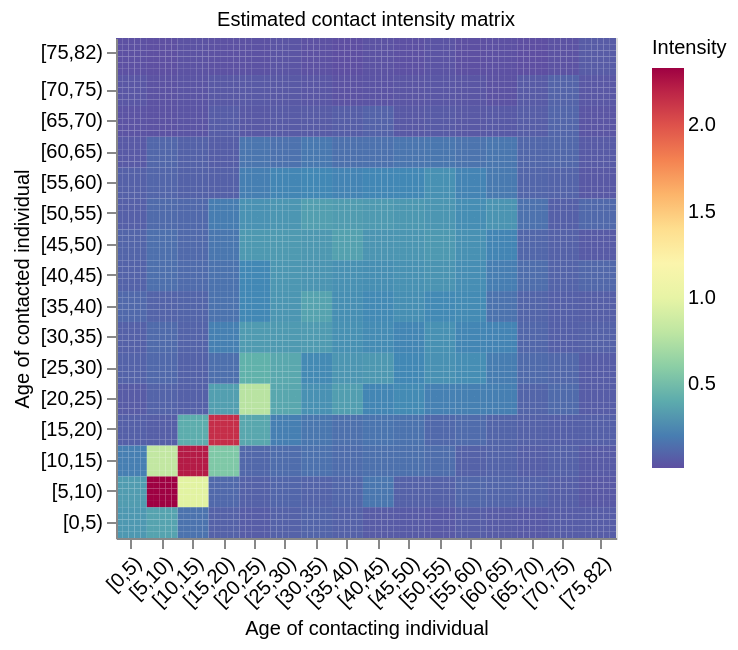

This figure's notebook cell:
### Markdown cell above
#### Mathematical Details: Contact Intensity Estimation

The contact intensity matrix $M$ is computed as:
$$
M = N^{-1} Y
$$
where

- $Y \in \mathbb{R}^{B \times B}$ is the contact count matrix, with $Y_{c,d}$ representing the total number of contacts reported by participants in age group $c$ with contacts in age group $d$.
- $N \in \mathbb{R}^{B \times B}$ is a diagonal matrix where $N_{c,c}$ is the number of participants in age group $c$.
- $m_{c,d}$ represent the average number of contacts from age group $c$ to age group $d$.

### Code cell
# Plot the estimated contact intensity matrix
plot_mosaic_pixilated(
  M_est,
  age_bins,
  title="Estimated contact intensity matrix",
  zlabel="Intensity"
)

### Figure 1 — Vega-Lite specification as saved in the notebook (floating-point values rounded to 4 significant figures; data arrays with more than 128 entries replaced by an {"elided": "..."} marker saying what was removed)
{"config": {"view": {"continuousWidth": 300, "continuousHeight": 300}}, "data": {"name": "data-1e9799bd745bf469eabb22a8a4a5ab1f"}, "mark": {"type": "rect"}, "encoding": {"color": {"field": "z", "legend": {"labelFontSize": 10, "labelFontWeight": "normal", "orient": "right", "titleFontSize": 10, "titleFontWeight": "normal"}, "scale": {"reverse": true, "scheme": "spectral"}, "title": "Intensity", "type": "quantitative"}, "x": {"axis": {"grid": false, "labelAngle": -45, "labelExpr": "{'2':'[0,5)', '7':'[5,10)', '12':'[10,15)', '17':'[15,20)', '22':'[20,25)', '27':'[25,30)', '32':'[30,35)', '37':'[35,40)', '42':'[40,45)', '47':'[45,50)', '52':'[50,55)', '57':'[55,60)', '62':'[60,65)', '67':'[65,70)', '72':'[70,75)', '78':'[75,82)'}[datum.value]", "labelFontSize": 10, "labelFontWeight": "normal", "titleFontSize": 10, "titleFontWeight": "normal", "values": [2.0, 7.0, 12.0, 17.0, 22.0, 27.0, 32.0, 37.0, 42.0, 47.0, 52.0, 57.0, 62.0, 67.0, 72.0, 78.0]}, "field": "x", "title": "Age of contacting individual", "type": "ordinal"}, "y": {"axis": {"grid": false, "labelExpr": "{'2':'[0,5)', '7':'[5,10)', '12':'[10,15)', '17':'[15,20)', '22':'[20,25)', '27':'[25,30)', '32':'[30,35)', '37':'[35,40)', '42':'[40,45)', '47':'[45,50)', '52':'[50,55)', '57':'[55,60)', '62':'[60,65)', '67':'[65,70)', '72':'[70,75)', '78':'[75,82)'}[datum.value]", "labelFontSize": 10, "labelFontWeight": "normal", "titleFontSize": 10, "titleFontWeight": "normal", "values": [2.0, 7.0, 12.0, 17.0, 22.0, 27.0, 32.0, 37.0, 42.0, 47.0, 52.0, 57.0, 62.0, 67.0, 72.0, 78.0]}, "field": "y", "scale": {"reverse": true}, "title": "Age of contacted individual", "type": "ordinal"}}, "height": 250, "title": {"text": "Estimated contact intensity matrix", "anchor": "middle", "fontSize": 10, "fontWeight": "normal"}, "width": 250, "$schema": "https://vega.github.io/schema/vega-lite/v5.20.1.json", "datasets": {"data-1e9799bd745bf469eabb22a8a4a5ab1f": {"elided": "6561 records"}}}
